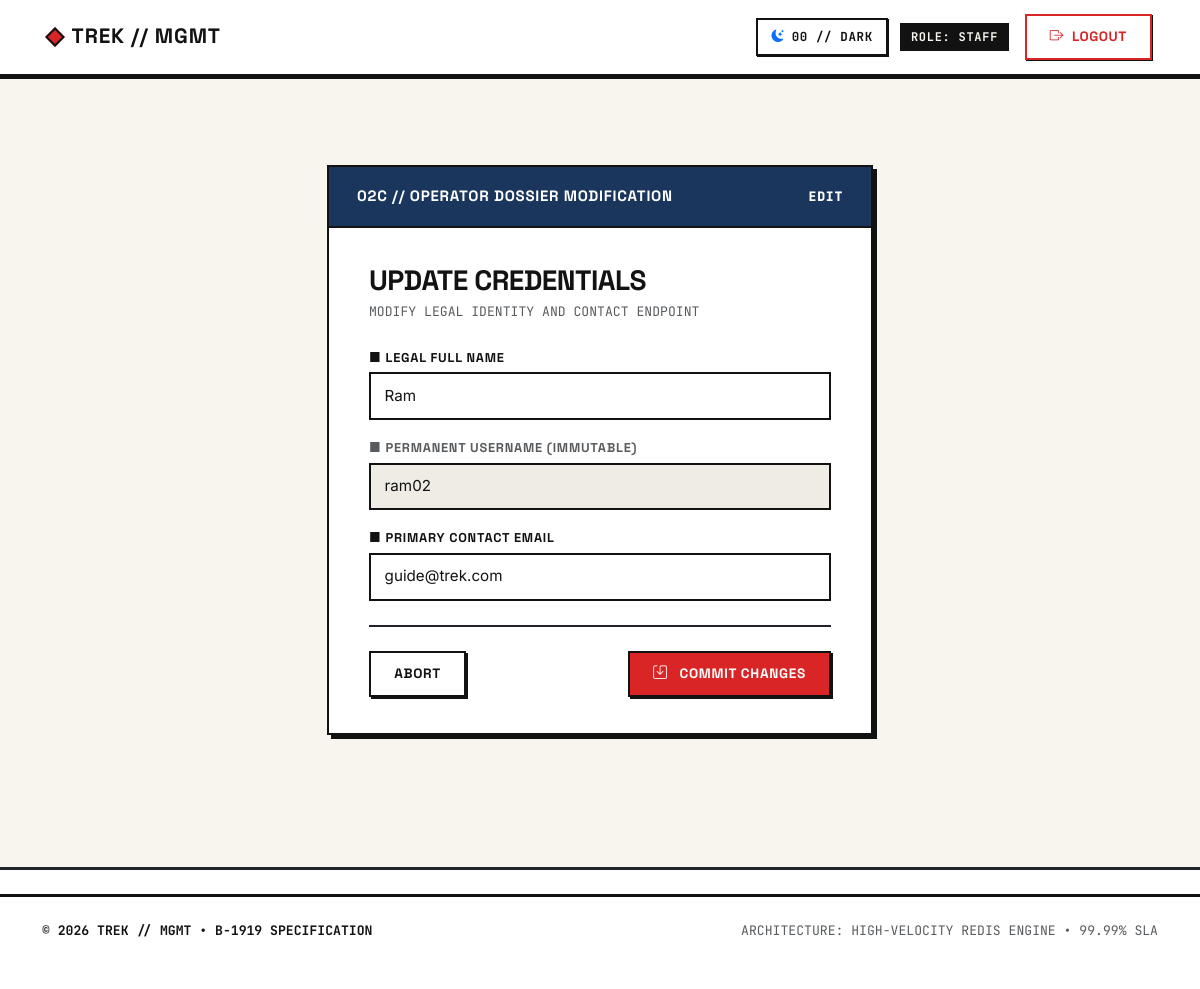
Screenshot of /update-trekker-profile (signed in) with the database file from the repository.
### models.py (models this page shows)
class User(db.Model):
    id = db.Column(
        db.Integer,
        primary_key=True
    )
    name = db.Column(
        db.String(200),
        nullable=False
    )
    username = db.Column(
        db.String(200),
        nullable=False,
        unique=True
    )
    email = db.Column(
        db.String(200),
        nullable=False,
        unique=True
    )
    password = db.Column(
        db.String(300),
        nullable=False
    )
    role = db.relationship(
        "Role",
        secondary = user_roles,
        back_populates='user')
    profile = db.relationship(
        "staff_profile",
        uselist=False,
        backref='user'
    )
    booking = db.relationship(
        "Booking",
        secondary = user_booking,
        backref = 'user'
    )

### app.py (the view)
@app.route('/update-trekker-profile', methods=['GET', 'POST'])
def update_trekker_profile():
    if 'user_id' not in session:
        return redirect('/login')
    user_id = session.get('user_id')
    current_user = User.query.get_or_404(user_id)
    if request.method == 'POST':
        current_user.name = request.form['name'].strip()
        current_user.email = request.form['email'].strip()
        db.session.commit()
        flash("Profile updated successfully.")
        return redirect(url_for('trekker_dashboard', tab='profile'))
    return render_template('update_trekker_profile.html', current_user=current_user)

### app.py (called while the page is built)
@app.after_request
def set_enterprise_security_headers(response):
    response.headers['X-Frame-Options'] = 'DENY'
    response.headers['X-Content-Type-Options'] = 'nosniff'
    response.headers['Referrer-Policy'] = 'strict-origin-when-cross-origin'
    response.headers['Permissions-Policy'] = 'camera=(), microphone=(), geolocation=()'
    response.headers['Strict-Transport-Security'] = 'max-age=31536000; includeSubDomains; preload'
    response.headers['Content-Security-Policy'] = (
        "default-src 'self'; "
        "font-src 'self' https://fonts.gstatic.com https://cdn.jsdelivr.net data:; "
        "style-src 'self' 'unsafe-inline' https://fonts.googleapis.com https://cdn.jsdelivr.net; "
        "script-src 'self' 'unsafe-inline' https://cdn.jsdelivr.net; "
        "img-src 'self' data: https:; "
        "frame-ancestors 'none';"
    )
    return response

### templates/update_trekker_profile.html (shortened to what this page needs)
{% extends 'base.html' %}
{% block content %}
<div class="row justify-content-center mt-5 mb-5">
    <div class="col-md-7 col-lg-6">
        <div class="card bh-card border-3 border-dark" style="box-shadow: 6px 6px 0px #121212;">
            <div class="bh-card-header bh-header-blue">
                <span class="fw-bold">02C // OPERATOR DOSSIER MODIFICATION</span>
                <span class="font-mono small">EDIT</span>
            </div>
            <div class="card-body p-4 p-md-5">
                <h3 class="fw-bold mb-1">UPDATE CREDENTIALS</h3>
                <p class="font-mono text-muted small mb-4">MODIFY LEGAL IDENTITY AND CONTACT ENDPOINT</p>
                <form action="{{ url_for('update_trekker_profile') }}" method="POST">
                    <div class="mb-3">
                        <label for="name" class="form-label bh-label">■ LEGAL FULL NAME</label>
                        <input type="text" class="form-control bh-form-control font-mono" id="name" name="name"
                            value="{{ current_user.name }}" required>
                    </div>
                    <div class="mb-3">
                        <label class="form-label bh-label text-muted">■ PERMANENT USERNAME (IMMUTABLE)</label>
                        <input type="text" class="form-control bh-form-control font-mono bg-light text-muted" value="{{ current_user.username }}" readonly disabled>
                    </div>
                    <div class="mb-4">
                        <label for="email" class="form-label bh-label">■ PRIMARY CONTACT EMAIL</label>
                        <input type="email" class="form-control bh-form-control font-mono" id="email" name="email"
                            value="{{ current_user.email }}" required>
                    </div>
                    <div class="border-top border-2 border-dark pt-4 mt-4 d-flex justify-content-between align-items-center">
                        <a href="{{ url_for('trekker_dashboard', tab='profile') }}" class="btn bh-btn bh-btn-secondary">
                            ABORT
                        </a>
                        <button type="submit" class="btn bh-btn bh-btn-primary py-2 px-4">
                            <i class="bi bi-save me-1"></i> COMMIT CHANGES
                        </button>
                    </div>
                </form>
            </div>
        </div>
    </div>
</div>
{% endblock %}

### static/css/style.css (style rules this page uses)
:root { --bh-canvas: #F7F5EE; --bh-surface: #FFFFFF; --bh-black: #121212; --bh-border-color: #121212; --bh-red: #D92525; --bh-blue: #1A365D; --bh-yellow: #F6AE2D; --bh-green: #2D6A4F; --bh-gray-light: #EFECE6; --bh-gray-mid: #D8D4CA; --bh-gray-dark: #495057; --bh-card-bg-subtle: #FAF8F2; --bh-table-stripe: #FAF8F2; --bh-table-hover: #FFF3D6; --bh-shadow-color: #121212; --bh-border-thin: 1px solid var(--bh-black); --bh-border: 2px solid var(--bh-black); --bh-border-thick: 3px solid var(--bh-black); --bh-border-heavy: 4px solid var(--bh-black); --bh-border-thin: 1px solid var(--bh-border-color); --bh-border: 2px solid var(--bh-border-color); --bh-border-thick: 3px solid var(--bh-border-color); --bh-border-heavy: 4px solid var(--bh-border-color); --bh-shadow-xs: 1px 1px 0px var(--bh-black); --bh-shadow-sm: 2px 2px 0px var(--bh-black); --bh-shadow: 4px 4px 0px var(--bh-black); --bh-shadow-lg: 6px 6px 0px var(--bh-black); --bh-shadow-xs: 1px 1px 0px var(--bh-shadow-color); --bh-shadow-sm: 2px 2px 0px var(--bh-shadow-color); --bh-shadow: 4px 4px 0px var(--bh-shadow-color); --bh-shadow-lg: 6px 6px 0px var(--bh-shadow-color); --font-heading: 'Space Grotesk', -apple-system, BlinkMacSystemFont, "Segoe UI", Roboto, sans-serif; --font-body: 'Inter', -apple-system, BlinkMacSystemFont, "Segoe UI", Roboto, sans-serif; --font-mono: 'JetBrains Mono', SFMono-Regular, Menlo, Monaco, Consolas, monospace; }
*, *::before, *::after { border-radius: 0px !important; box-sizing: border-box; }
body { background-color: var(--bh-canvas); color: var(--bh-black); font-family: var(--font-body); font-size: 15px; line-height: 1.5; margin: 0; padding: 0; -webkit-font-smoothing: antialiased; -moz-osx-font-smoothing: grayscale; }
h1, h2, h3, h4, h5, h6, .h1, .h2, .h3, .h4, .h5, .h6, .bh-title { font-family: var(--font-heading); font-weight: 700; color: var(--bh-black); letter-spacing: -0.02em; text-transform: uppercase; }
a { color: var(--bh-blue); text-decoration: underline; font-weight: 600; }
.font-mono { font-family: var(--font-mono) !important; }
.btn, .bh-btn { font-family: var(--font-heading) !important; font-weight: 700 !important; text-transform: uppercase !important; letter-spacing: 0.05em !important; font-size: 0.85rem !important; padding: 0.7rem 1.45rem !important; border: var(--bh-border) !important; box-shadow: var(--bh-shadow-sm) !important; transition: all 0.1s ease !important; cursor: pointer; display: inline-flex; align-items: center; justify-content: center; gap: 0.5rem; text-decoration: none !important; }
.btn-primary, .bh-btn-primary { background-color: var(--bh-red) !important; color: #FFFFFF !important; border: var(--bh-border) !important; }
.btn-secondary, .bh-btn-secondary { background-color: var(--bh-surface) !important; color: var(--bh-black) !important; border: var(--bh-border) !important; }
.card, .card-panel, .bh-card { background-color: var(--bh-surface); border: var(--bh-border) !important; box-shadow: var(--bh-shadow) !important; margin-bottom: 2.25rem !important; overflow: hidden; }
.card-body, .card-panel { padding: 2.25rem 2.5rem !important; }
.bh-card-header { padding: 1.15rem 1.75rem !important; border-bottom: var(--bh-border); font-family: var(--font-heading); font-weight: 800; text-transform: uppercase; letter-spacing: 0.05em; display: flex; align-items: center; justify-content: space-between; }
.bh-header-blue { background-color: var(--bh-blue); color: #FFFFFF; }
.form-control, .form-select, .bh-form-control { border: var(--bh-border) !important; background-color: var(--bh-surface) !important; color: var(--bh-black) !important; font-family: var(--font-body) !important; font-size: 0.95rem !important; padding: 0.65rem 0.85rem !important; box-shadow: none !important; transition: all 0.1s ease; }
.form-control::placeholder, .bh-form-control::placeholder { color: var(--bh-gray-dark) !important; opacity: 0.8 !important; }
.form-control.bg-light, .bh-form-control.bg-light, .form-control[readonly] { background-color: var(--bh-gray-light) !important; color: var(--bh-black) !important; }
.form-label, .bh-label { font-family: var(--font-heading); font-size: 0.8rem; font-weight: 800; text-transform: uppercase; letter-spacing: 0.06em; color: var(--bh-black); margin-bottom: 0.35rem; }

### rows the page displays
User: name "Ram", username "ram02", email "guide@trek.com"

### other values shown
{{ session.get('user_role', 'TREKKER') | upper }} "STAFF"
